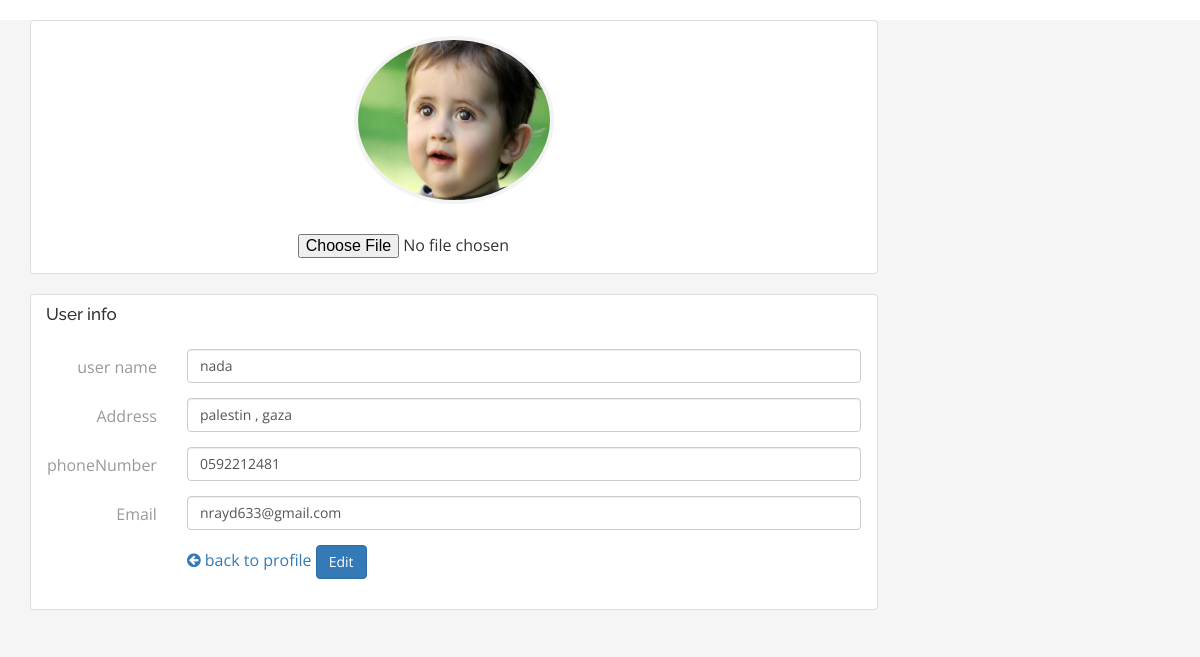
The page /edite-profile.php?id=14 on the database its author committed.
### tables this page shows
CREATE TABLE `users` (
  `id` int(11) NOT NULL,
  `userName` varchar(255) NOT NULL,
  `Address` varchar(255) NOT NULL,
  `password` varchar(255) NOT NULL,
  `phoneNumber` varchar(255) NOT NULL,
  `email` varchar(255) NOT NULL,
  `userImage` varchar(255) NOT NULL
);

### edite-profile.php (the view, shortened to what this page needs)
<?php
include "config/constants.php";
if (isset($_GET['id'])) {
    $id = $_GET['id'];
    $sql = "select * from users where id = '$id'";
    $result = mysqli_query($con, $sql);
    if ($result && $result->num_rows > 0) {
        $user = $result->fetch_assoc();
        $fullName = $user['userName'];
        $Address = $user['Address'];
        $phoneNumber = $user['phoneNumber'];
        $email = $user['email'];
        $userImage = $user['userImage'];
    }
}
?>
<head>
    <link href="css/bootstrap.css" rel="stylesheet" type="text/css" media="all"/>
    <link href="css/JiSlider.css" rel="stylesheet">
    <link rel="stylesheet" href="css/flexslider.css" type="text/css" media="screen" property=""/>
    <link href="css/style.css" rel="stylesheet" type="text/css" media="all"/>
    <link rel="stylesheet" href="css/flexslider.css" type="text/css" media="screen" property=""/>
    <link href="css/font-awesome.css" rel="stylesheet">
</head>
    <link href="https://maxcdn.bootstrapcdn.com/font-awesome/4.3.0/css/font-awesome.min.css" rel="stylesheet">
    <div class="container bootstrap snippets bootdeys">
        <div class="row">
            <div class="col-xs-12 col-sm-9">
                <form class="form-horizontal" action=" " method="post" enctype="multipart/form-data">
                    <div class="panel panel-default">
                        <div class="panel-body text-center">
                            <img src="<?php echo $userImage ?>" class="img-circle profile-avatar" alt="User avatar">
                        </div>
                        <div class="panel-body text-center">
                            <input type="file" name="image" style=" margin: auto;">
                        </div>
                    </div>
                    <div class="panel panel-default">
                        <div class="panel-heading">
                            <h4 class="panel-title">User info</h4>
                        </div>
                        <div class="panel-body">
                            <div class="form-group">
                                <label class="col-sm-2 control-label">user name</label>
                                <div class="col-sm-10">
                                    <input type="text" name="full_name" class="form-control"
                                           value="<?php echo $fullName ?>">
                                </div>
                            </div>
                            <div class="form-group">
                                <label class="col-sm-2 control-label">Address</label>
                                <div class="col-sm-10">
                                    <input type="text" class="form-control" name="address"
                                           value="<?php echo $Address ?>">
                                </div>
                            </div>
                            <div class="form-group">
                                <label class="col-sm-2 control-label">phoneNumber</label>
                                <div class="col-sm-10">
                                    <input type="text" name="phoneNumber" class="form-control"
                                           value="<?php echo $phoneNumber ?>">
                                </div>
                            </div>
                            <div class="form-group">
                                <label class="col-sm-2 control-label">Email</label>
                                <div class="col-sm-10">
                                    <input type="text" name="email" class="form-control" value="<?php echo $email ?>">
                                </div>
                            </div>
                            <div class="form-group">
                                <div class="col-sm-10 col-sm-offset-2">
                                    <a href="profile.php"> <i class="fa fa-arrow-circle-left"></i> back to profile </a>
                                   <input type="submit" name="edite" class="btn btn-primary" value="Edit">
                                </div>
                            </div>
                        </div>
                    </div>
                </form>
            </div>
        </div>
    </div>

### css/style.css (style rules this page uses)
h1,h2,h3,h4,h5,h6 { font-family: 'Raleway', sans-serif; margin:0; }
ul,label { margin:0; padding:0; }
input[type="submit"],input[type="reset"],a,.agileinfo_services_grid1_pos,.agileinfo_services_grid1 h4,.simplefilter li { -webkit-transition: 0.5s ease-in; -moz-transition: 0.5s ease-in; -ms-transition: 0.5s ease-in; -o-transition: 0.5s ease-in; transition:0.5s ease-in; }

### edite-profile.php (style rules this page uses)
.panel { box-shadow: none; }
.panel-heading { border-bottom: 0; }
.panel-title { font-size: 17px; }
.panel-body *:first-child { margin-top: 0; }
.panel-default > .panel-heading { color: #333333; background-color: transparent; border-color: rgba(0, 0, 0, 0.07); }
form label { color: #999999; font-weight: 400; }
.form-horizontal .form-group { margin-left: -15px; margin-right: -15px; }
@media (min-width: 768px) { .form-horizontal .control-label { text-align: right; margin-bottom: 0; padding-top: 7px; } }
.profile-avatar { min-height: 168px; min-width: 191px; width: 200px; position: relative; margin: 0px auto; margin-top: 196px; border: 4px solid #f3f3f3; }

### rows shown on the page
users: userImage (picture), full_name "nada", address "palestin , gaza", phoneNumber "0592212481", email "nrayd633@gmail.com"
